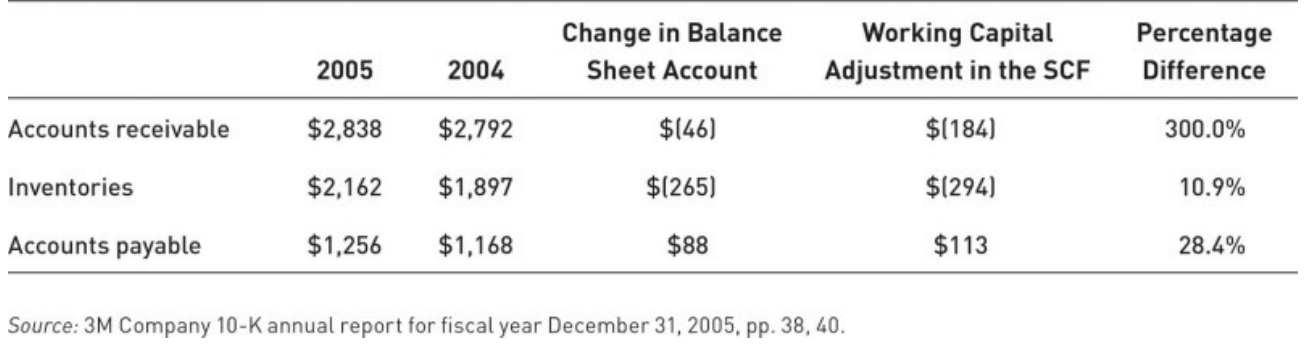
#> input picture pkk-rmk-cash-flows-kelompok2/content/figures/exhibit-13-04.png, 1306 x 346 px, given in place of page-8-08.png, which was not available
$ python make_previews.py
#> lines starting #> are read from the running program, lines starting #| are printed output that depends on the picture; pictures that were not available may be replaced by others from this repository, and a replacement may not be noted
# One-shot preview generator for Phase 1 Visual Companion (documented Python
# fallback; the production exhibit pipeline is Rust in Phase 3.5).
import subprocess
from pathlib import Path

from PIL import Image, ImageChops
from docx import Document
from docx.enum.table import WD_TABLE_ALIGNMENT
from docx.enum.text import WD_ALIGN_PARAGRAPH
from docx.shared import Inches, Mm, Pt

ROOT = Path(__file__).resolve().parent.parent
PDF = ROOT / "sources/textbook-chapter/Sage_Chapter_13_Kelompok_2.pdf"
PREV = ROOT / "previews"
FIG = PREV / "_fig"
FIG.mkdir(parents=True, exist_ok=True)

MEMBERS = [
    ("122501039", "Satriyo Nugroho"),
    ("122501048", "Mario Da Costa"),
    ("122501067", "Amelda Putri Zhany Wiguna"),
    ("122501078", "Ahmad Ramadhan"),
    ("122501084", "Nida Nur Cahyati"),
    ("122501094", "Priska Putri Parungky"),
]

# ---------------------------------------------------------------- exhibits
def render_page(page: int) -> Path:
#> called with page = 8
    out = FIG / f"page-{page}"
    png = Path(str(out) + f"-{page:02d}.png")
    if not png.exists():
        subprocess.run(
            ["pdftoppm", "-png", "-r", "240", "-f", str(page), "-l", str(page),
             str(PDF), str(out)],
            check=True,
        )
#> (this line was passed over: subprocess is not available in this run)
    return png

def crop_region(page: int, top: float, bottom: float) -> Image.Image:
    img = Image.open(render_page(page)).convert("RGB")
#> img is the input picture: PIL image 1306x346 RGB; min 21, max 255, mean 241.1
    w, h = img.size
#> w = 1306; h = 346
    region = img.crop((0, int(h * top), w, int(h * bottom)))
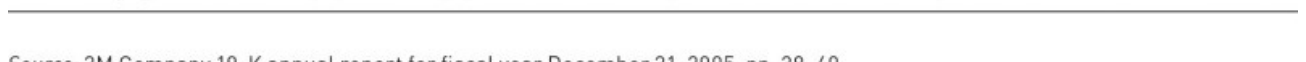
#> region: PIL image 1306x62 RGB; min 50, max 255, mean 247.7
    # trim whitespace
    bg = Image.new("RGB", region.size, (255, 255, 255))
#> bg: PIL image 1306x62 RGB; every value is 255
    bbox = ImageChops.difference(region, bg).getbbox()
#> bbox = (8, 0, 1298, 62)
    if bbox:
        pad = 8
        bbox = (max(bbox[0] - pad, 0), max(bbox[1] - pad, 0),
                min(bbox[2] + pad, region.width), min(bbox[3] + pad, region.height))
#> bbox = (0, 0, 1306, 62)
#> call 2 of crop_region, with page = 9, top = 0.06, bottom = 0.46
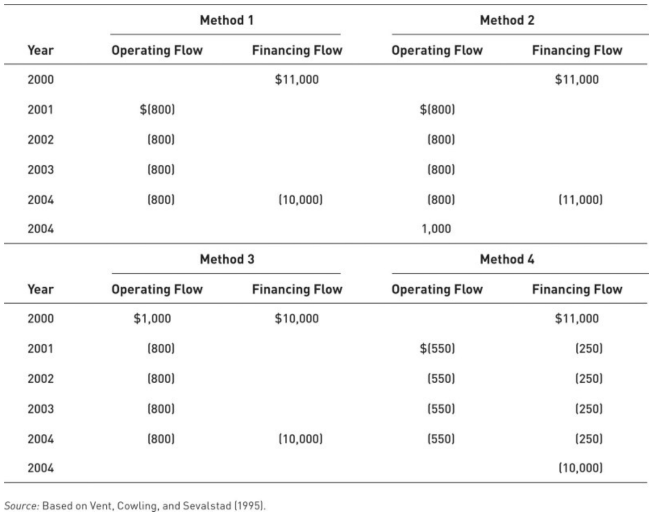
#> input picture pkk-rmk-cash-flows-kelompok2/content/figures/exhibit-13-05.png, 1306 x 1032 px, given in place of page-9-09.png, which was not available (shown at 1/2 size)
#> in crop_region, img is the input picture: PIL image 1306x1032 RGB; min 21, max 255, mean 246.9
#> in crop_region (call 2), `region = img.crop((0, int(h * top), w, int(h * bottom)))`:
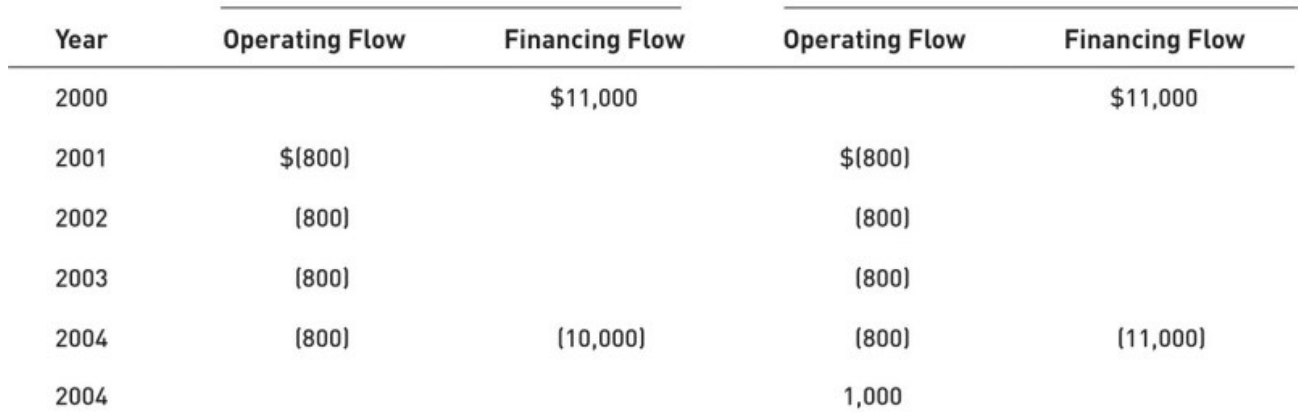
#> region: PIL image 1306x413 RGB; min 21, max 255, mean 247.5
#> in crop_region (call 2), `bg = Image.new("RGB", region.size, (255, 255, 255))`: bg: PIL image 1306x413 RGB; every value is 255
#> in crop_region (call 2), `bbox = ImageChops.difference(region, bg).getbbox()`: bbox = (8, 0, 1298, 413)
#> in crop_region (call 2), `bbox = (max(bbox[0] - pad, 0), max(bbox[1] - pad, 0), min(bbox[2] + pa..`: bbox = (0, 0, 1306, 413)
        region = region.crop(bbox)
    return region

def stack(parts: list[Image.Image]) -> Image.Image:
    w = max(p.width for p in parts)
#> w = 1306
    h = sum(p.height for p in parts)
#> h = 475
    out = Image.new("RGB", (w, h), (255, 255, 255))
#> out: PIL image 1306x475 RGB; every value is 255
    y = 0
    for p in parts:
        out.paste(p, ((w - p.width) // 2, y))
        y += p.height
#> this loop made 2 passes
#> y on passes 1 to 2: 62, 475
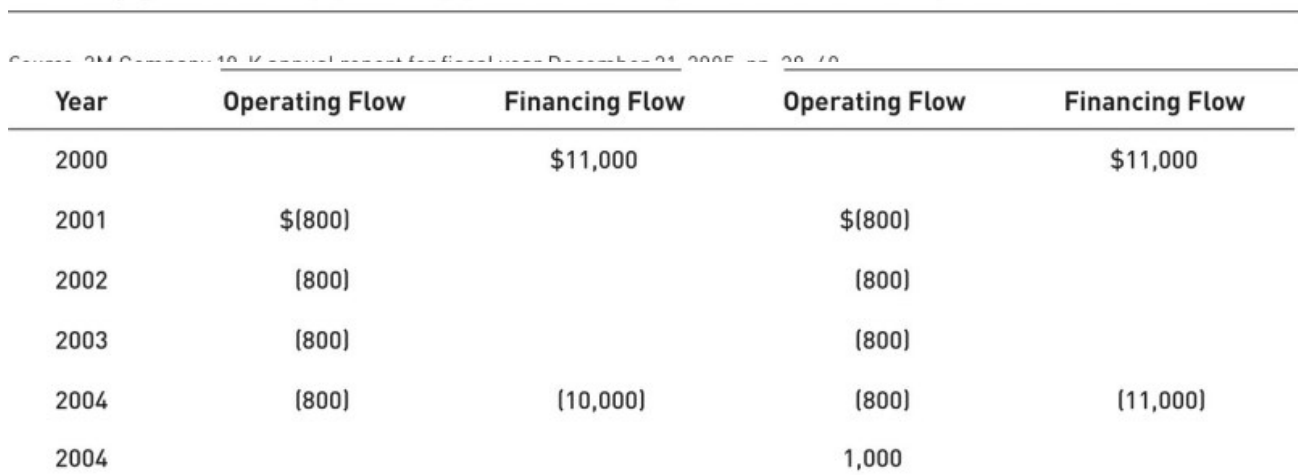
#> out: PIL image 1306x475 RGB; min 21, max 255, mean 247.5
#> after the loop, y = 475
    return out

ex33 = FIG / "exhibit-13-03.png"
if not ex33.exists():
    stack([crop_region(8, 0.755, 0.935), crop_region(9, 0.06, 0.46)]).save(ex33)
ex310 = FIG / "exhibit-13-10.png"
crop_region(20, 0.742, 0.90).save(ex310)  # body only; caption supplied in Word
#> call 3 of crop_region, with page = 20, top = 0.742, bottom = 0.9
#> in crop_region (call 3), `region = img.crop((0, int(h * top), w, int(h * bottom)))`:
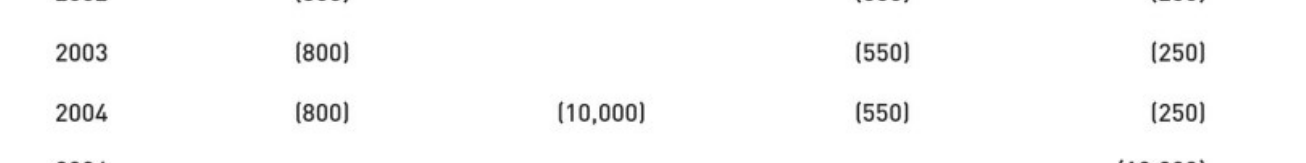
#> region: PIL image 1306x163 RGB; min 22, max 255, mean 250.7
#> in crop_region (call 3), `bg = Image.new("RGB", region.size, (255, 255, 255))`: bg: PIL image 1306x163 RGB; every value is 255
#> in crop_region (call 3), `bbox = ImageChops.difference(region, bg).getbbox()`: bbox = (46, 0, 1213, 163)
#> in crop_region (call 3), `bbox = (max(bbox[0] - pad, 0), max(bbox[1] - pad, 0), min(bbox[2] + pa..`: bbox = (38, 0, 1221, 163)
#> in crop_region (call 3), `region = region.crop(bbox)`:
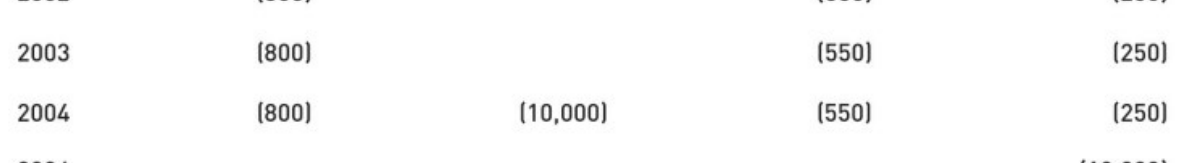
#> region: PIL image 1183x163 RGB; min 22, max 255, mean 250.3

# ---------------------------------------------------------------- docx base
def base_doc(font: str) -> Document:
#> (the run stopped early here; a loop or call above may not have finished)
